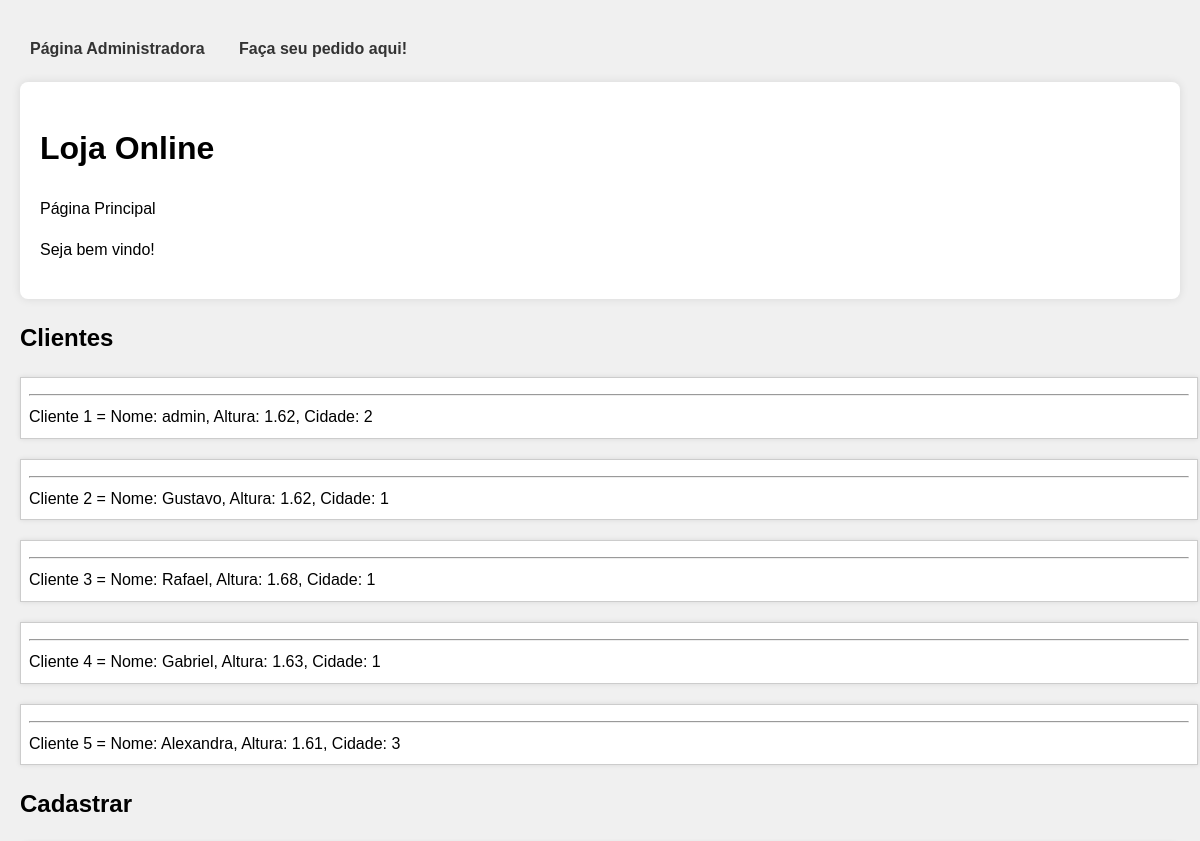
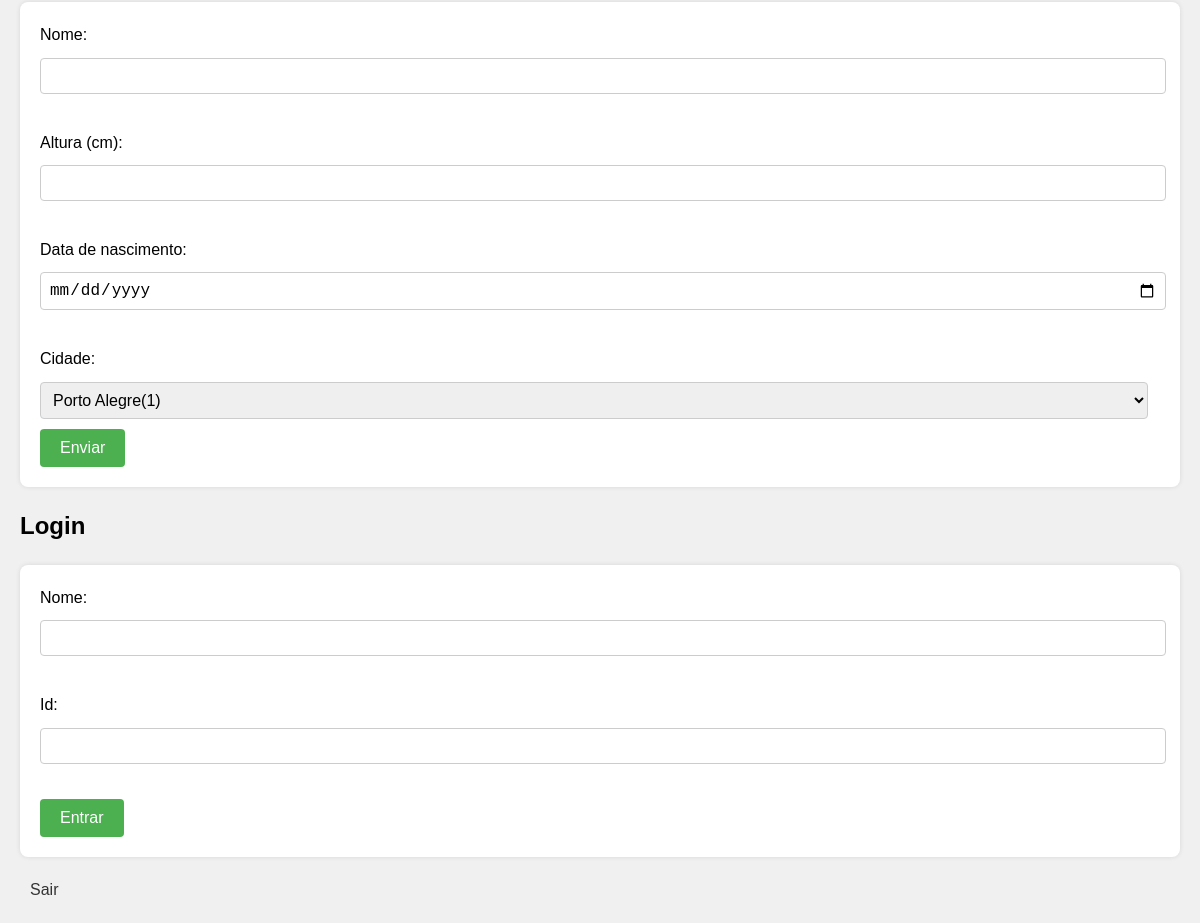
The page / on the database its author committed (2 pictures, top to bottom).
### tables this page shows
CREATE TABLE `clientes` (
  `id` int(11) NOT NULL,
  `nome` varchar(100) NOT NULL,
  `altura` double NOT NULL,
  `nascimento` date NOT NULL,
  `cidade_id` int(11) NOT NULL
);

### conexao.php (called while the page is built, shortened)
<?php
function selectDados($connect, $tabela, $where = "1", $what = "*"){
    $query = "SELECT $what FROM $tabela WHERE $where";
    $execute = mysqli_query($connect, $query);
    if($execute){
        $result = mysqli_fetch_all($execute, MYSQLI_ASSOC);
        return $result;
    } else {
        echo "Erro na consulta: " . mysqli_error($connect);
        return [];
    }
}
    ?>

### index.php (the view, shortened to what this page needs)
<?php
require_once "conexao.php";
?>
<!DOCTYPE html>
<html lang="pt-br">
<head>
</head>
<body>
<nav class="menu">
    <ul>
        <li><a href="admin.php">Página Administradora</a></li>
        <li><a href="clientes.php">Faça seu pedido aqui!</a></li>
    </ul>
</nav>
<div class="topo">
    <h1>Loja Online</h1>
    <p>Página Principal</p>
    <p>Seja bem vindo!</p>
</div>
<h2>Clientes</h2>
<?php
$clientes = selectDados($connect, "clientes");
foreach ($clientes as $c) {
?>
<div class="clients">
    <hr>
    <p><?php echo 'Cliente ',$c['id'],' = Nome: ',$c['nome'], ', Altura: ',$c['altura'],', Cidade: ',$c['cidade_id']; ?></p>
</div>
<?php
}
?>
<h2>Cadastrar</h2>
<form name="cadastro" method="POST" action="conexao.php?cadastrar">
    <label for="inputNome">Nome:</label>
    <input type="text" name="inputNome"><br><br>
    <label for="inputAlt">Altura (cm):</label>
    <input type="number" name="inputAlt" min="0" max="250"><br><br>
    <label for="inputNasc">Data de nascimento:</label>
    <input type="date" name="inputNasc"><br><br>
    <label for="inputCid">Cidade:</label>
    <select name="inputCid">
        <?php
        $cidades = selectDados($connect, "cidades");
        foreach ($cidades as $cid) {
        ?>
        <option value="<?php echo $cid['id'] ?>"><?php echo $cid['nome'],'(', $cid['id'],')' ?></option>
        <?php
        }
        ?>
    </select>
    <input type="submit" name="cadastro" value="Enviar">
</form>
<h2>Login</h2>
<form name="login" method="POST" action="conexao.php?login">
    <label for="inputNome">Nome:</label>
    <input type="text" name="inputNome"><br><br>
    <label for="inputNome">Id:</label>
    <input type="text" name="inputId"><br><br>
    <input type="submit" name="logon" value="Entrar">
</form>
<a href="logout.php">Sair</a>
</body>
</html>

### index.php (style rules this page uses)
body { font-family: Arial, sans-serif; line-height: 1.6; background-color: #f0f0f0; padding: 20px; margin: 0; }
.menu ul { list-style-type: none; padding-left: 0; margin-bottom: 20px; }
.menu ul li { display: inline-block; margin-right: 20px; }
.menu ul li a { text-decoration: none; color: #333; font-weight: bold; }
.topo { background-color: #fff; padding: 20px; margin-bottom: 20px; border-radius: 8px; box-shadow: 0 0 10px rgba(0,0,0,0.1); }
.clients { width: 100%; border-collapse: collapse; margin-top: 20px; border: 1px solid #ccc; padding: 8px; text-align: left; background-color: #fff; box-shadow: 0 0 5px rgba(0,0,0,0.1); }
.clients p { margin: 0; }
form { margin-bottom: 20px; background-color: #fff; padding: 20px; border-radius: 8px; box-shadow: 0 0 5px rgba(0,0,0,0.1); }
label { display: block; margin-bottom: 10px; }
input[type="text"], input[type="number"], input[type="date"], select { width: calc(100% - 12px); padding: 8px; margin-bottom: 10px; font-size: 1rem; border: 1px solid #ccc; border-radius: 4px; }
input[type="submit"] { background-color: #4CAF50; color: white; padding: 10px 20px; border: none; border-radius: 4px; cursor: pointer; font-size: 1rem; }
a { text-decoration: none; color: #333; margin-left: 10px; }

### rows shown on the page
clientes: id "1", nome "admin", altura "1.62", cidade "2"
clientes: id "2", nome "Gustavo", altura "1.62", cidade "1"
clientes: id "3", nome "Rafael", altura "1.68", cidade "1"
clientes: id "4", nome "Gabriel", altura "1.63", cidade "1"
clientes: id "5", nome "Alexandra", altura "1.61", cidade "3"

### other values the page prints
form field inputCid "Porto Alegre(1)"
